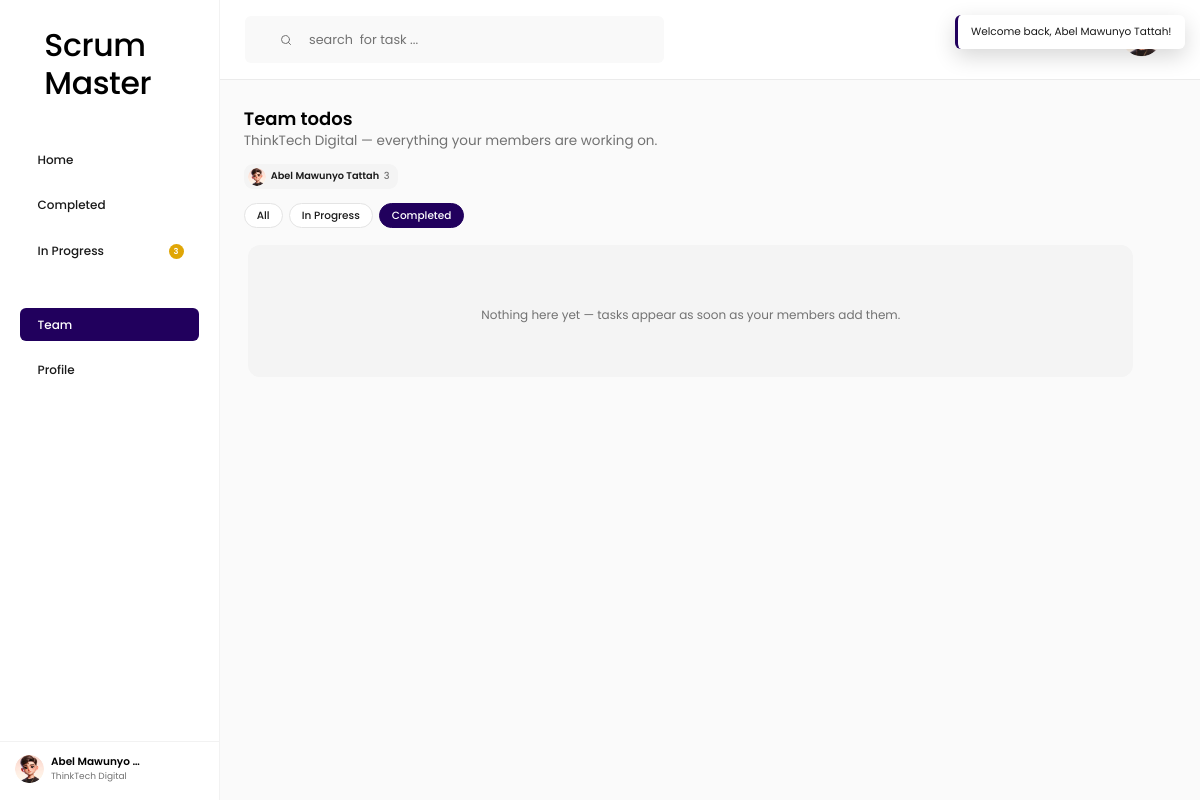
The page /index.php?r=team&page=completed (signed in) on the database its author committed.
### tables this page shows
CREATE TABLE users (
        id INTEGER PRIMARY KEY AUTOINCREMENT,
        name TEXT NOT NULL,
        email TEXT NOT NULL,
        password_hash TEXT NOT NULL,
        avatar TEXT,
        organization_id INTEGER,
        created_at TEXT DEFAULT CURRENT_TIMESTAMP
    , google_id TEXT, notify_browser INTEGER NOT NULL DEFAULT 1, notify_email INTEGER NOT NULL DEFAULT 1, notify_lead_minutes INTEGER NOT NULL DEFAULT 30);

CREATE TABLE organizations (
        id INTEGER PRIMARY KEY AUTOINCREMENT,
        name TEXT NOT NULL,
        owner_id INTEGER NOT NULL,
        created_at TEXT DEFAULT CURRENT_TIMESTAMP
    );

### src/helpers.php (called while the page is built, shortened)
<?php
function e(mixed $value): string
{
    return htmlspecialchars((string) $value, ENT_QUOTES, 'UTF-8');
}
function render(string $template, array $vars = []): void
{
    extract($vars, EXTR_SKIP);
    require ROOT_PATH . '/templates/' . $template . '.php';
}
function avatar_url(?string $path): string
{
    return is_string($path) && $path !== '' ? $path : 'assets/img/default-avatar.png';
}

### src/controllers/TeamController.php (called while the page is built, shortened)
<?php
final class TeamController
{
    public static function index(): void
    {
        global $db;
        $user = require_auth();
        $organization = user_organization($user);
        $page = (string) ($_GET['page'] ?? 'home');
        $q = trim((string) ($_GET['q'] ?? ''));
        $todoRepo = new TodoRepository($db);
        render('layout', [
            'view' => 'team',
            'title' => 'Scrum Master — Team',
            'showTodoModal' => false,
            'user' => $user,
            'page' => 'home',
            'q' => $q,
            'searchRoute' => 'team',
            'counts' => $todoRepo->counts((int) $user['id']),
            'returnTo' => return_to_value(),
            'flash' => take_flash(),
            'organization' => $organization,
            'members' => (new UserRepository($db))->members($organization['id']),
            'todos' => $todoRepo->forOrganization($organization['id'], $page, $q),
            'filter' => $page,
        ]);
    }
}

### src/repositories/TodoRepository.php (called while the page is built, shortened)
<?php
final class TodoRepository
{
    public function counts(int $userId): array
    {
        $stmt = $this->db->prepare(
            'SELECT
                SUM(CASE WHEN completed = 1 THEN 1 ELSE 0 END) AS completed,
                SUM(CASE WHEN completed = 0 THEN 1 ELSE 0 END) AS in_progress
             FROM todos
             WHERE user_id = :user'
        );
        $stmt->execute([':user' => $userId]);
        $row = $stmt->fetch();
        return [
            'completed' => (int) ($row['completed'] ?? 0),
            'in_progress' => (int) ($row['in_progress'] ?? 0),
        ];
    }
}

### src/repositories/UserRepository.php (called while the page is built, shortened)
<?php
final class UserRepository
{
    public function findWithOrganization(int $id): ?array
    {
        $stmt = $this->db->prepare(
            'SELECT u.*,
                    o.name     AS organization_name,
                    o.owner_id AS organization_owner_id
             FROM users u
             LEFT JOIN organizations o ON o.id = u.organization_id
             WHERE u.id = :id'
        );
        $stmt->execute([':id' => $id]);
        $user = $stmt->fetch();
        return $user ?: null;
    }
    public function members(int $organizationId): array
    {
        $stmt = $this->db->prepare(
            'SELECT u.id, u.name, u.email, u.avatar,
                    (u.id = o.owner_id) AS is_owner,
                    COUNT(t.id) AS todo_count,
                    SUM(CASE WHEN t.completed = 1 THEN 1 ELSE 0 END) AS completed_count
             FROM users u
             JOIN organizations o ON o.id = u.organization_id
             LEFT JOIN todos t ON t.user_id = u.id
             WHERE u.organization_id = :org
             GROUP BY u.id
             ORDER BY is_owner DESC, u.name COLLATE NOCASE ASC'
        );
        $stmt->execute([':org' => $organizationId]);
        return $stmt->fetchAll();
    }
}

### src/auth.php (called while the page is built, shortened)
<?php
function auth_user(): ?array
{
    $id = (int) ($_SESSION['user_id'] ?? 0);
    global $db;
    $user = (new UserRepository($db))->findWithOrganization($id);
    return $user;
}
function require_auth(): array
{
    $user = auth_user();
    return $user;
}
function user_organization(?array $user): ?array
{
    return [
        'id' => (int) $user['organization_id'],
        'name' => (string) ($user['organization_name'] ?? ''),
        'owner_id' => (int) ($user['organization_owner_id'] ?? 0),
    ];
}
function is_org_owner(?array $user): bool
{
    $organization = user_organization($user);
    return $organization !== null && $organization['owner_id'] === (int) $user['id'];
}

### templates/team.php (the view)
<?php
$filterHref = static function (string $page) use ($q): string {
    $href = 'index.php?r=team';
    if ($page !== 'home') {
        $href .= '&page=' . $page;
    }
    if ($q !== '') {
        $href .= '&q=' . urlencode($q);
    }
    return $href;
};
?>
<header class="page-header">
    <div class="page-heading">
        <h1 class="greeting">Team todos</h1>
        <p class="date-line"><?= e($organization['name']) ?> — everything your members are working on.</p>
    </div>
</header>
<div class="member-chips">
    <?php foreach ($members as $member): ?>
        <span class="chip">
            <img src="<?= e(avatar_url($member['avatar'] ?? null)) ?>" alt="">
            <?= e($member['name']) ?>
            <span class="chip-count"><?= (int) $member['todo_count'] ?></span>
        </span>
    <?php endforeach; ?>
</div>
<nav class="filter-pills" aria-label="Filter team todos">
    <a class="pill<?= $filter === 'home' ? ' is-active' : '' ?>" href="<?= e($filterHref('home')) ?>">All</a>
    <a class="pill<?= $filter === 'in-progress' ? ' is-active' : '' ?>" href="<?= e($filterHref('in-progress')) ?>">In Progress</a>
    <a class="pill<?= $filter === 'completed' ? ' is-active' : '' ?>" href="<?= e($filterHref('completed')) ?>">Completed</a>
</nav>
<section class="panel" aria-label="Team todos">
    <?php if (!$todos): ?>
        <p class="empty">
            <?php if ($q !== ''): ?>
                No team todos match &ldquo;<?= e($q) ?>&rdquo;.
            <?php else: ?>
                Nothing here yet — tasks appear as soon as your members add them.
            <?php endif; ?>
        </p>
    <?php else: ?>
        <?php foreach ($todos as $todo): ?>
            <?php require ROOT_PATH . '/templates/partials/team-row.php'; ?>
        <?php endforeach; ?>
    <?php endif; ?>
</section>

### templates/partials/sidebar.php (shortened to what this page needs)
<?php
$view = $view ?? 'home';
$isOwner = is_org_owner($user ?? null);
$query = $q !== '' ? '?q=' . urlencode($q) : '';
$filterQuery = static fn (string $filter): string => 'index.php?page=' . $filter . ($q !== '' ? '&q=' . urlencode($q) : '');
$homeHref = 'index.php' . $query;
$completedHref = $filterQuery('completed');
$inProgressHref = $filterQuery('in-progress');
$teamHref = 'index.php?r=team';
$profileHref = 'index.php?r=profile';
$isHome = $view === 'home' && $page === 'home';
$isCompleted = $view === 'home' && $page === 'completed';
$isInProgress = $view === 'home' && $page === 'in-progress';
$isTeam = $view === 'team';
$isProfile = $view === 'profile';
$isSettings = $view === 'settings';
$orgName = (string) ($user['organization_name'] ?? '');
$userMeta = $orgName !== '' ? $orgName : (string) ($user['email'] ?? '');
?>
<aside class="sidebar">
    <div class="logo">Scrum Master</div>
    <nav class="nav" aria-label="Primary">
        <a class="nav-item<?= $isHome ? ' is-active' : '' ?>"
           href="<?= e($homeHref) ?>"
           <?= $isHome ? 'aria-current="page"' : '' ?>>
            <span class="nav-label">Home</span>
        </a>
        <a class="nav-item<?= $isCompleted ? ' is-active' : '' ?>"
           href="<?= e($completedHref) ?>"
           <?= $isCompleted ? 'aria-current="page"' : '' ?>>
            <span class="nav-label">Completed</span>
        </a>
        <a class="nav-item<?= $isInProgress ? ' is-active' : '' ?>"
           href="<?= e($inProgressHref) ?>"
           <?= $isInProgress ? 'aria-current="page"' : '' ?>>
            <span class="nav-label">In Progress</span>
            <?php if ($counts['in_progress'] > 0): ?>
                <span class="badge badge--amber"><?= (int) $counts['in_progress'] ?></span>
            <?php endif; ?>
        </a>
    </nav>
    <nav class="nav nav--account" aria-label="Account">
        <?php if ($isOwner): ?>
            <a class="nav-item<?= $isTeam ? ' is-active' : '' ?>"
               href="<?= e($teamHref) ?>"
               <?= $isTeam ? 'aria-current="page"' : '' ?>>
                <span class="nav-label">Team</span>
            </a>
        <?php endif; ?>
        <a class="nav-item<?= $isProfile ? ' is-active' : '' ?>"
           href="<?= e($profileHref) ?>"
           <?= $isProfile ? 'aria-current="page"' : '' ?>>
            <span class="nav-label">Profile</span>
        </a>
    </nav>
    <div class="sidebar-footer">
        <a class="sidebar-user" href="<?= e($profileHref) ?>" title="Your account">
            <img src="<?= e(avatar_url($user['avatar'] ?? null)) ?>" alt="">
            <span class="sidebar-user-text">
                <span class="sidebar-user-name"><?= e($user['name'] ?? '') ?></span>
                <span class="sidebar-user-meta"><?= e($userMeta) ?></span>
            </span>
        </a>
        <div class="sidebar-footer-actions">
            <a class="icon-btn<?= $isSettings ? ' is-active' : '' ?>"
               href="index.php?r=settings"
               aria-label="Settings"
               title="Settings"
               <?= $isSettings ? 'aria-current="page"' : '' ?>>
            </a>
            <form method="post" action="index.php"
                  data-confirm="You will need to sign in again to see your tasks."
                  data-confirm-title="Sign out of Scrum Master?"
                  data-confirm-label="Sign out">
                <button class="icon-btn icon-btn--danger" type="submit" aria-label="Sign out" title="Sign out">
                </button>
            </form>
        </div>
    </div>
</aside>

### rows shown on the page
users: name "Abel Mawunyo Tatta…", organization.name "ThinkTech Digital", name "Abel Mawunyo Tattah", todo_count "3"

### other values the page prints
$counts['in_progress'] "3"
$flash "Welcome back, Abel Mawunyo Tattah!"
